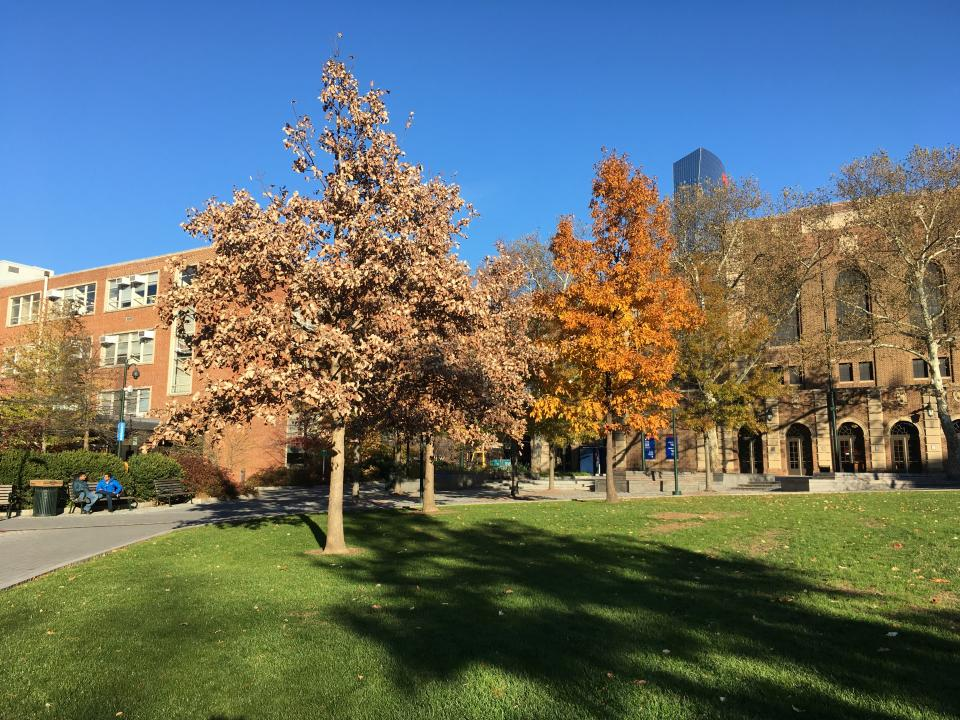
#> input picture images/shoemaker-left.jpg, 960 x 720 px
$ jupyter execute --allow-errors newPlayground.ipynb   (shell and % lines are left out)
#> lines starting #> are read from the running program, lines starting #| are printed output that depends on the picture
### get_homography.py
from feat_desc import *
import cv2
import numpy as np
from corner_detector import *
from anms import *
from feat_match import *
from ransac_est_homography import *
#from cylindrical_projection import *
from stitch_image import *
from warp_img_perspective import *

# Finds a homography to transform img1 -> img2
def get_homography(img1, img2):
    max_anms=4000

    gray = cv2.cvtColor(img1,cv2.COLOR_BGR2GRAY)
    c = corner_detector(gray)
    X1,Y1,rmax=anms(c, max_anms)
    d1 = feat_desc(gray,X1,Y1)
    kp1=[]
    for (_x,_y) in zip(X1,Y1):
        kp1.append(cv2.KeyPoint(_x,_y,40))
    gray = cv2.cvtColor(img2,cv2.COLOR_BGR2GRAY)
    c = corner_detector(gray)
    X2,Y2,rmax=anms(c, max_anms)
    d2 = feat_desc(gray,X2,Y2)
    kp2=[]
    for (_x,_y) in zip(X2,Y2):
        kp2.append(cv2.KeyPoint(_x,_y,40))
    m,dMatch=feat_match(d1, d2)
    x1=[]
    y1=[]
    x2=[]
    y2=[]
    for k,idx in enumerate(m):
        if (idx != -1):
            x1.append(X1[k])
            y1.append(Y1[k])
            x2.append(X2[idx])
            y2.append(Y2[idx])
    x1=np.array(x1)
    x2=np.array(x2)
    y1=np.array(y1)
    y2=np.array(y2)
    print(x1.shape)
    H, inlier_ind=ransac_est_homography(x1,y1,x2,y2,2)
    return H

### newPlayground.ipynb
[cell 1]
from matplotlib import pyplot as plt
import cv2
import numpy as np
from get_homography import *
from mymosaic import *
import sys

[cell 2]
# [12 lines of commented-out code are left out]
img1=cv2.imread('images/shoemaker-left.jpg')
#> img1 is the input picture: shape (720, 960, 3); mean B, G, R 105.7, 111.9, 103.3
img2=cv2.imread('images/shoemaker-middle.jpg')
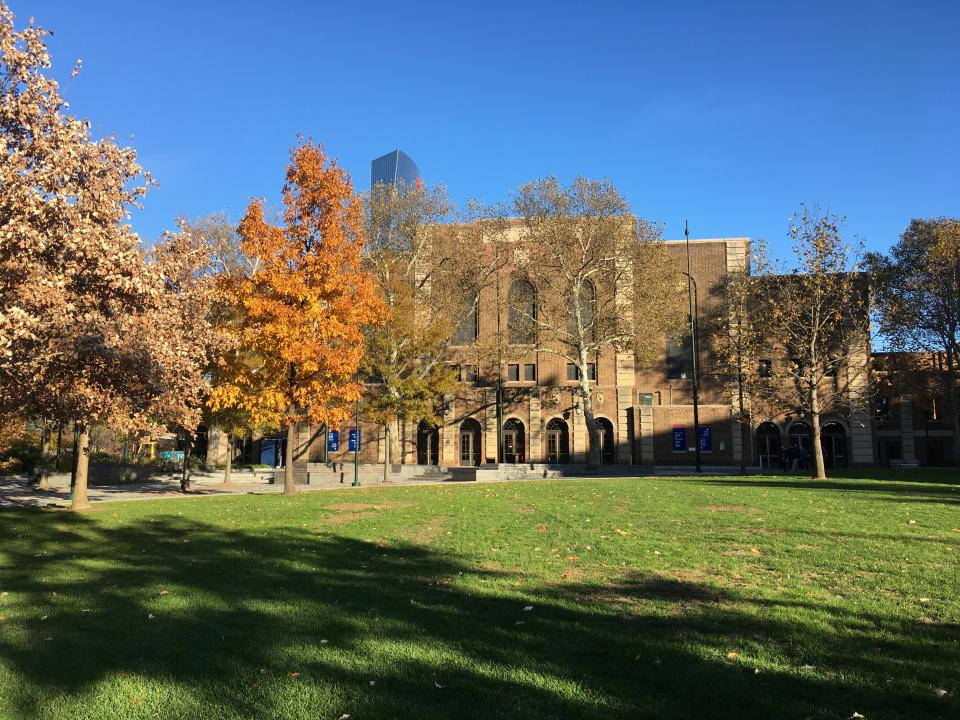
#> input picture images/shoemaker-middle.jpg, 960 x 720 px
#> img2 is the input picture: shape (720, 960, 3); mean B, G, R 104.2, 107.8, 96.3
img3=cv2.imread('images/shoemaker-right.jpg')
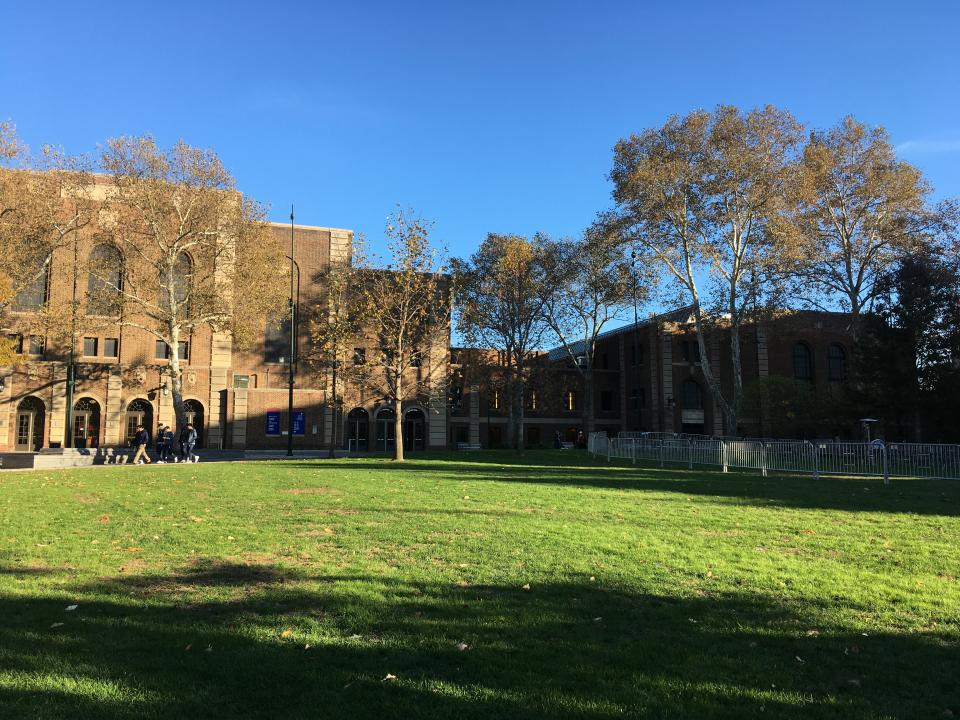
#> input picture images/shoemaker-right.jpg, 960 x 720 px
#> img3 is the input picture: shape (720, 960, 3); mean B, G, R 106, 108.8, 89.8
# img1=cv2.imread('images/gym-left.jpg')
# img2=cv2.imread('images/gym-middle.jpg')
# img3=cv2.imread('images/gym-right.jpg')

#> (the rest of this cell did not finish here and is left out)

#> in get_homography, `gray = cv2.cvtColor(img1,cv2.COLOR_BGR2GRAY)`:
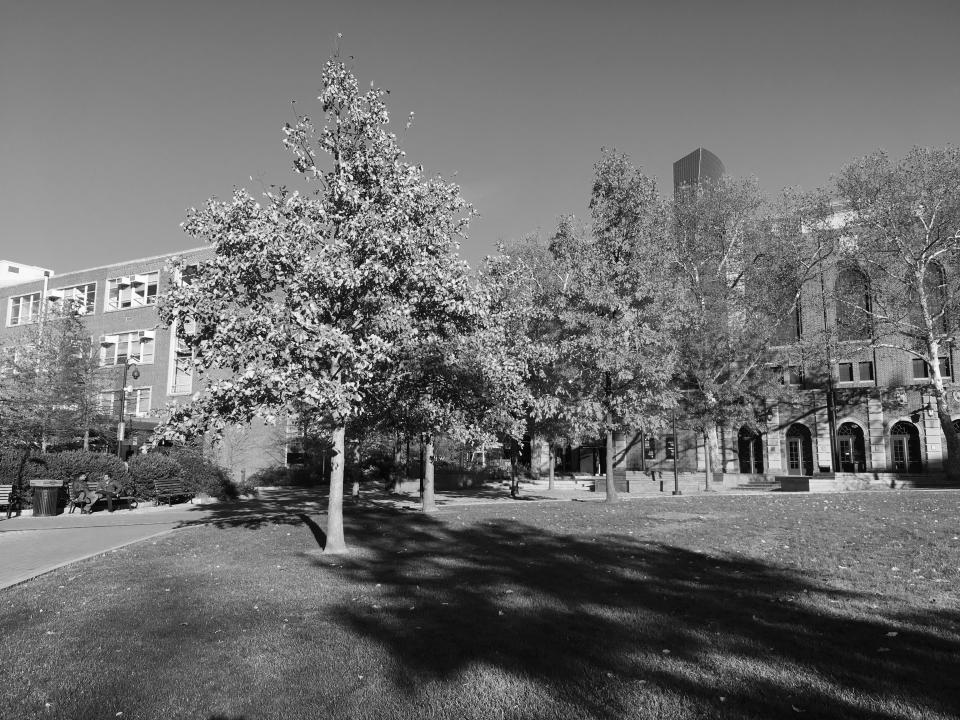
#> gray: shape (720, 960); min 0, max 255, mean 108.7
HMR = get_homography(img2,img3)
